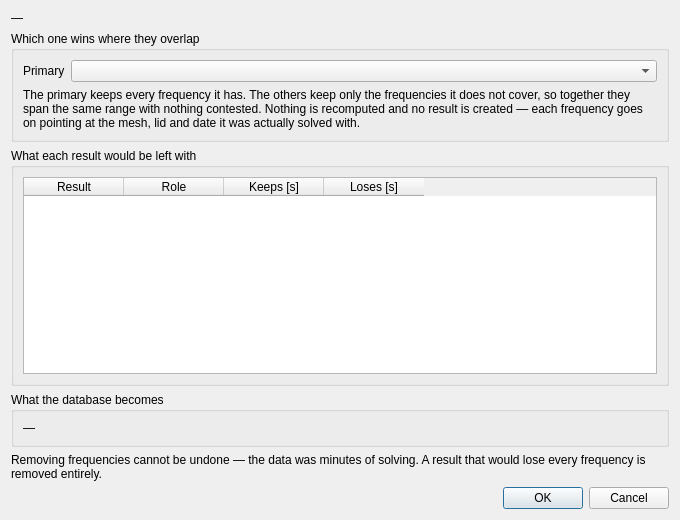
<?xml version="1.0" encoding="UTF-8"?>
<ui version="4.0">
 <class>DlgMerge</class>
 <widget class="QDialog" name="DlgMerge">
  <property name="geometry">
   <rect>
    <x>0</x>
    <y>0</y>
    <width>680</width>
    <height>520</height>
   </rect>
  </property>
  <property name="windowTitle">
   <string>Merge solutions</string>
  </property>
  <layout class="QVBoxLayout" name="root">
   <item>
    <widget class="QLabel" name="lblHeading">
     <property name="text">
      <string>—</string>
     </property>
     <property name="wordWrap">
      <bool>true</bool>
     </property>
     <property name="textFormat">
      <enum>Qt::RichText</enum>
     </property>
    </widget>
   </item>
   <item>
    <widget class="QGroupBox" name="groupPrimary">
     <property name="title">
      <string>Which one wins where they overlap</string>
     </property>
     <layout class="QFormLayout" name="formPrimary">
      <item row="0" column="0">
       <widget class="QLabel" name="lblPrimaryCaption">
        <property name="text">
         <string>Primary</string>
        </property>
       </widget>
      </item>
      <item row="0" column="1">
       <widget class="QComboBox" name="comboPrimary"/>
      </item>
      <item row="1" column="0" colspan="2">
       <widget class="QLabel" name="lblPrimaryHint">
        <property name="text">
         <string>The primary keeps every frequency it has. The others keep only the frequencies it does not cover, so together they span the same range with nothing contested. Nothing is recomputed and no result is created — each frequency goes on pointing at the mesh, lid and date it was actually solved with.</string>
        </property>
        <property name="wordWrap">
         <bool>true</bool>
        </property>
       </widget>
      </item>
     </layout>
    </widget>
   </item>
   <item>
    <widget class="QGroupBox" name="groupEffect">
     <property name="title">
      <string>What each result would be left with</string>
     </property>
     <layout class="QVBoxLayout" name="layoutEffect">
      <item>
       <widget class="QTableWidget" name="tableEffect">
        <property name="alternatingRowColors">
         <bool>true</bool>
        </property>
        <column>
         <property name="text">
          <string>Result</string>
         </property>
        </column>
        <column>
         <property name="text">
          <string>Role</string>
         </property>
        </column>
        <column>
         <property name="text">
          <string>Keeps [s]</string>
         </property>
        </column>
        <column>
         <property name="text">
          <string>Loses [s]</string>
         </property>
        </column>
       </widget>
      </item>
     </layout>
    </widget>
   </item>
   <item>
    <widget class="QGroupBox" name="groupOutcome">
     <property name="title">
      <string>What the database becomes</string>
     </property>
     <layout class="QVBoxLayout" name="layoutOutcome">
      <item>
       <widget class="QLabel" name="lblOutcome">
        <property name="text">
         <string>—</string>
        </property>
        <property name="wordWrap">
         <bool>true</bool>
        </property>
        <property name="textFormat">
         <enum>Qt::RichText</enum>
        </property>
       </widget>
      </item>
     </layout>
    </widget>
   </item>
   <item>
    <widget class="QLabel" name="lblFooterHint">
     <property name="text">
      <string>Removing frequencies cannot be undone — the data was minutes of solving. A result that would lose every frequency is removed entirely.</string>
     </property>
     <property name="wordWrap">
      <bool>true</bool>
     </property>
    </widget>
   </item>
   <item>
    <widget class="QDialogButtonBox" name="buttonBox">
     <property name="orientation">
      <enum>Qt::Horizontal</enum>
     </property>
     <property name="standardButtons">
      <set>QDialogButtonBox::Cancel|QDialogButtonBox::Ok</set>
     </property>
    </widget>
   </item>
  </layout>
 </widget>
 <resources/>
 <connections/>
</ui>
